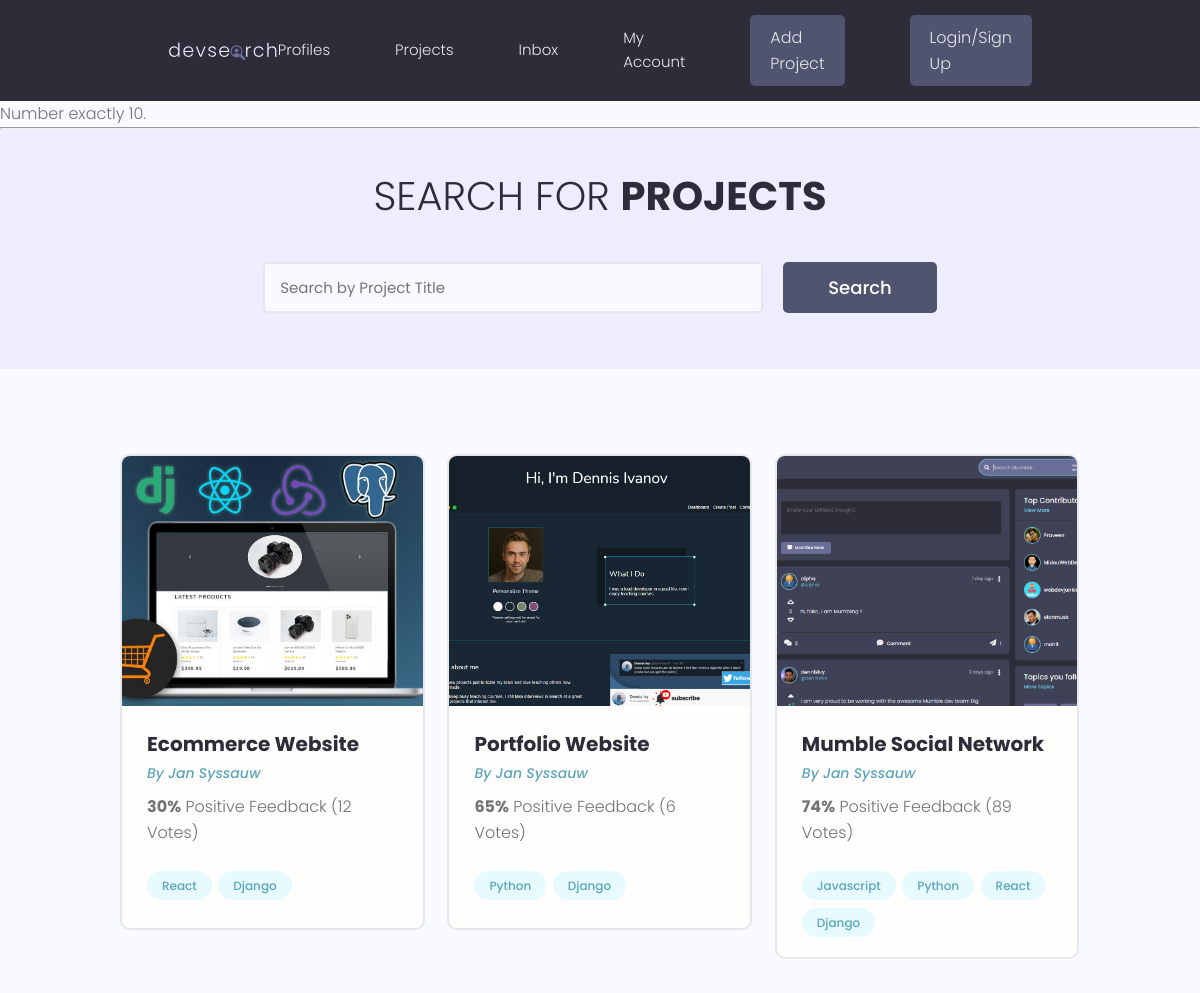
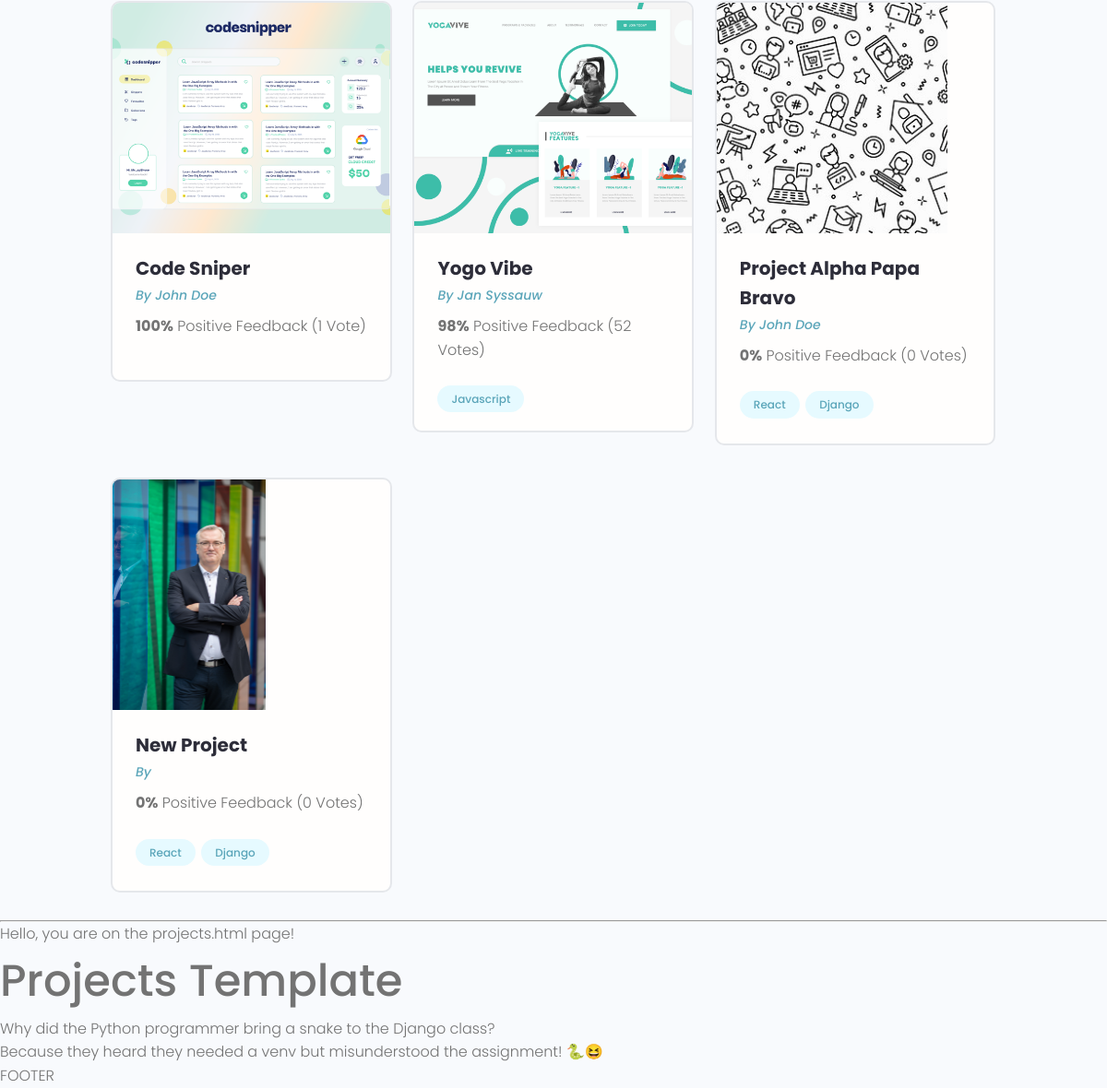
/projects/, run on the app's committed database (2 pictures, top to bottom).
### projects/models.py (models this page shows, shortened)
class Project(models.Model):
    owner =models.ForeignKey(Profile,null=True, blank=True, on_delete=models.SET_NULL)  #step 83.6: add the owner to the model, on delete don't delete the project
    title = models.CharField(max_length=200)
    description = models.TextField(null=True, blank=True)       # null = True - description can be null
    featured_image = models.ImageField(null=True, blank=True, default="default.jpg")   ## step 57: add the picture to the model
    demo_link = models.CharField(max_length=2000, null=True, blank=True)
    source_link = models.CharField(max_length=2000, null=True, blank=True)
    tags = models.ManyToManyField('Tag', blank=True)             # because the tag definition is below add '' around tag, or remove the '' and move the tag class above
    vote_total = models.IntegerField(default=0,null=True, blank=True)
    vote_ratio = models.IntegerField(default=0,null=True, blank=True)
    created = models.DateTimeField(auto_now_add=True)           # upon creation timestamp created
    id = models.UUIDField(default=uuid.uuid4, unique=True, primary_key=True, editable=False)                   #by default (if ID is not specified django will create an autoincrement ID)

class Tag(models.Model):
    name = models.CharField(max_length = 200)
    created = models.DateTimeField(auto_now_add=True)
    id = models.UUIDField(default=uuid.uuid4, unique=True,
                          primary_key=True, editable=False)
    def __str__(self):
        return self.name

### users/models.py (models this page shows, shortened)
class Profile(models.Model):
    user = models.OneToOneField(User, on_delete=models.CASCADE, null=True, blank=True)     ## if the user is deleted, the related profile is deleted
    name = models.CharField(max_length=200, blank=True, null=True)
    email = models.EmailField(max_length=500, blank=True, null=True)
    username = models.CharField(max_length=200, blank=True, null=True)
    short_intro = models.CharField(max_length=1000, blank=True, null=True)
    bio = models.TextField(blank=True, null=True)
    profile_image = models.ImageField(upload_to='profiles/', blank=True, null=True, default="profiles/user-default.png")       ## by default it goes to static/image
    social_github = models.CharField(max_length=200, blank=True, null=True)
    social_twitter = models.CharField(max_length=200, blank=True, null=True)
    social_linkedin = models.CharField(max_length=200, blank=True, null=True)
    social_youtube = models.CharField(max_length=200, blank=True, null=True)
    social_website = models.CharField(max_length=200, blank=True, null=True)
    created = models.DateTimeField(auto_now_add=True)           # upon creation timestamp created
    id = models.UUIDField(default=uuid.uuid4, unique=True, primary_key=True, editable=False)                   #by default (if ID is not specified django will create an autoincrement ID)

### projects/views.py (the view)
# urls.py: path('projects/',include('projects.urls')),
def projects(request):
    page_name = 'projects.html'     # step 20: add variables to devsearch > projects > views : add variable + add it to the render as a dictionary.
    number = 10
    projects = Project.objects.all()
    context = {
        "projects" : projects,
        "number" : number,
        "page" : page_name
    }
    return render(request,'projects/projects.html', context)     # step 11: change the request from httpresponse to the template

### projects/templates/projects/projects.html (shortened to what this page needs)
{% extends 'main.html' %}
{% block content %}
{% if number > 10 %}
    <p>Number is greater than 10.</p>
{% elif number == 10 %}
    <p>Number exactly 10. </p>
{% else %}
    <p>Number is less or equal to 10.</p>
{% endif %}
<hr>
 <main class="projects">
    <section class="hero-section text-center">
      <div class="container container--narrow">
        <div class="hero-section__box">
          <h2>Search for <span>Projects</span></h2>
        </div>
        <div class="hero-section__search">
          <form class="form" action="#" method="get">
            <div class="form__field">
              <input class="input input--text" id="formInput#search" type="text" name="text"
                placeholder="Search by Project Title" />
            </div>
            <input class="btn btn--sub btn--lg" type="submit" value="Search" />
          </form>
        </div>
      </div>
    </section>
    <section class="projectsList">
      <div class="container">
        <div class="grid grid--three">
          {% for project in projects %}
            <div class="column">
                <div class="card project">
                <a href="{% url 'project' project.id %}" class="project">
                    <img class="project__thumbnail" src="{{project.featured_image.url}}" alt="project thumbnail" />
                    <div class="card__body">
                    <h3 class="project__title">{{project.title}}</h3>
                    <p><a class="project__author" href="{% url 'project' project.id %}">By {{project.owner.name}}</a></p>
                    <p class="project--rating">
                        <span style="font-weight: bold;">{{project.vote_ratio}}%</span> Positive
                        Feedback ({{project.vote_total}} Vote{{project.vote_total|pluralize:"s"}})
                    </p>
                    <div class="project__tags">
                        {% for tag in project.tags.all %}
                        <span class="tag tag--pill tag--main">
                            <small>{{tag}}</small>
                            </span>
                        {% endfor %}
                    </div>
                    </div>
                </a>
                </div>
            </div>
        {% endfor %}
        </div>
      </div>
    </section>
  </main>
<hr>
<p>Hello, you are on the {{page}} page!</p>
<h1>Projects Template</h1>
<p>Why did the Python programmer bring a snake to the Django class?<br>
Because they heard they needed a venv but misunderstood the assignment! 🐍😆</p>
{% endblock content %}

### static/styles/app.css (style rules this page uses)
:root { --color-sub: #2d2d39; }
.btn--sub { background-color: var(--color-sub-light); }
.card { border: 2px solid var(--color-light); }
img { width: 100%; }
.hero-section { height: 40vh; display: flex; align-items: center; background-color: var(--color-sub); }
.hero-section__box { margin-bottom: 4rem; }
.hero-section__box > h2, .hero-section__box > h2 > span { font-size: 4rem; color: var(--color-light); line-height: 1.3; text-transform: uppercase; }
.hero-section__box > h2 { font-weight: 300; }
.hero-section__box > h2 > span { font-weight: 700; }
.hero-section__search > .form { display: flex; align-items: center; justify-content: center; gap: 2rem; }
.hero-section__search > .form input.input--text { width: 50rem; }
.project__author { font-size: 1.4rem; font-style: italic; }
.project--rating { margin-bottom: 1.6em; margin-top: .5em; }
.projects > .hero-section { background: var(--color-sub-lighter); height: 30vh; }
.projects .hero-section__box { margin-bottom: 2.5rem; }
.projects .hero-section__box > h2 { color: var(--color-sub); }
.projects .hero-section__box > h2 > span { font-weight: 700; color: var(--color-sub); }
.projectsList { margin-top: 8rem; }
.project__thumbnail { height: 25rem; object-fit: cover; object-position: top center; }
.project__title { font-size: 2rem; font-weight: 700; color: var(--color-sub); }

### static/uikit/styles/modules/_variables.css (style rules this page uses)
:root { --color-main: #5aa5b9; --color-main-light: #e6faff; --color-sub: #3f4156; --color-sub-light: #51546e; --color-sub-lighter: #ededfd; --color-text: #737373; --color-gray: #8b8b8b; --color-light: #e5e7eb; --color-light-gray: #767676; --color-bg: #f8fafd; --color-white: #fffefd; --color-white-light: #f3f3f3; --color-success: #359e64; --color-success-bg: #def8e8; --color-error: #fc4b0b; --color-error-bg: #fff2ee; --font-base: 'Poppins', arial, helvetica, 'Segoe UI', roboto, ubuntu, sans-serif; --font-monospace: 'Fira Code', 'Courier New', courier, monospace; --font-regular: 300; --font-medium: 500; --font-bold: 700; --generic-shadow: 1px 1px 5px #00000010; --generic-transition: all 0.3s ease-in-out; }

### static/uikit/styles/modules/_base.css (style rules this page uses)
* { margin: 0; padding: 0; box-sizing: border-box; text-rendering: optimizeLegibility; color: inherit; font-size: inherit; }
html { font-size: 50%; }
@media only screen and (min-width: 480px) { html { font-size: 56.25%; } }
@media only screen and (min-width: 1200px) { html { font-size: 62.5%; } }
body { line-height: 1.6; font-weight: 400; font-size: 1.5rem; color: var(--color-text); background-color: var(--color-bg); min-height: 100vh; }

### static/uikit/styles/modules/_typography.css (style rules this page uses)
* { font-family: var(--font-base); }
h1 { font-size: 4.8rem; font-weight: var(--font-medium); }
h2 { font-size: 3.6rem; font-weight: var(--font-bold); }
h3 { font-size: 3.2rem; font-weight: var(--font-medium); }
p, span, strong { font-size: 1.6rem; color: var(--color-text); font-weight: var(--font-regular); }
a { padding-bottom: 2px; text-decoration: none; display: inline-block; color: var(--color-main); font-weight: var(--font-medium); }

### static/uikit/styles/modules/_utilities.css (style rules this page uses)
.container { width: 92%; max-width: 165rem; margin: 0 auto; box-sizing: border-box; }
.container--narrow { width: 92%; max-width: 120rem; }
@media screen and (min-width: 1000px) { .container { width: 90%; } }
@media screen and (min-width: 1000px) { .container--narrow { width: 85%; } }
@media screen and (min-width: 1200px) { .container { width: 80%; } }
@media screen and (min-width: 1200px) { .container--narrow { width: 72%; } }
.text-center { text-align: center; }

### static/uikit/styles/modules/_button.css (style rules this page uses)
.btn { display: inline-block; position: relative; cursor: pointer; background-color: var(--color-light); font-weight: var(--font-medium); color: var(--color-sub); text-decoration: none; padding: 1rem 2rem; border-radius: 0.5rem; border: none; width: -webkit-fit-content; width: -moz-fit-content; width: fit-content; height: -webkit-fit-content; height: -moz-fit-content; height: fit-content; font-size: 1.6rem; outline-width: 0; outline-color: transparent; -webkit-backface-visibility: hidden; backface-visibility: hidden; transition: all 0.3s ease-in-out; }
.btn--sub { background-color: var(--color-sub); color: var(--color-white); }
.btn--lg { font-size: 1.8rem; padding: 1.2rem 4.5rem; }

### static/uikit/styles/modules/_card.css (style rules this page uses)
.card { border-radius: 1rem; background-color: var(--color-white); border: 1.5px solid var(--color-light); width: auto; height: auto; margin-top: 0.5rem; margin-bottom: 0.5rem; overflow: hidden; }
.card__body, .card__header { padding: 2rem 2.5rem; }

### data on the page
Project: featured_image (picture), title "Ecommerce Website", owner.name "Jan Syssauw", vote_ratio "30", vote_total "12"
Tag: name "React"
Tag: name "Django"
Project: featured_image (picture), title "Portfolio Website", owner.name "Jan Syssauw", vote_ratio "65", vote_total "6"
Tag: name "Python"
Project: featured_image (picture), title "Mumble Social Network", owner.name "Jan Syssauw", vote_ratio "74", vote_total "89"
Tag: name "Javascript"
Project: featured_image (picture), title "Code Sniper", owner.name "John Doe", vote_ratio "100", vote_total "1"
Project: featured_image (picture), title "Yogo Vibe", owner.name "Jan Syssauw", vote_ratio "98", vote_total "52"
Project: featured_image (picture), title "Project Alpha Papa Bravo", owner.name "John Doe", vote_ratio "0", vote_total "0"
Project: featured_image (picture), title "New Project", vote_ratio "0", vote_total "0"

### other printed values
{{ page }} "projects.html"
